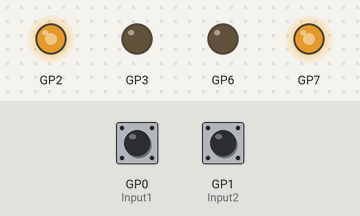
This program was run on a simulated Raspberry Pi Pico running CircuitPython. Shown: output pins drawn as LEDs (lit = HIGH). Inputs (shaded band) come from the test bench; at power-on: GP0 (Input1) LOW, GP1 (Input2) LOW.

Above: at 1.2 s.
1.3 s: GP0 (Input1) pulled HIGH for 0.15 s
At 1.39 s:
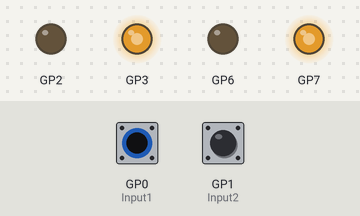
2.9 s: GP1 (Input2) pulled HIGH for 0.15 s
At 2.99 s:
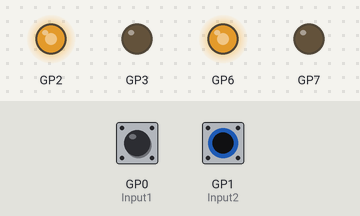
4.5 s: GP1 (Input2) pulled HIGH for 3.2 s
At 8.5 s:
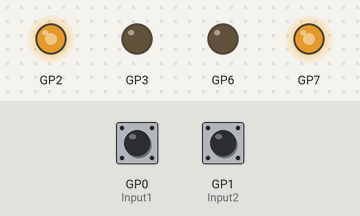
9.2 s: GP0 (Input1) pulled HIGH for 1 s
At 9.7 s:
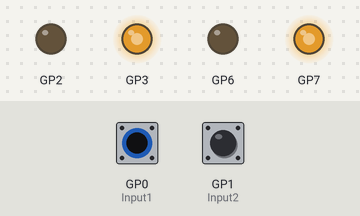
11.7 s: GP0 (Input1) pulled HIGH for 3.2 s
At 15.2 s:
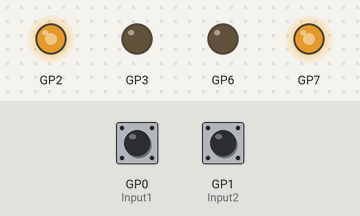
16.4 s: GP0 (Input1) driven HIGH and GP1 (Input2) driven HIGH
At 17.6 s:
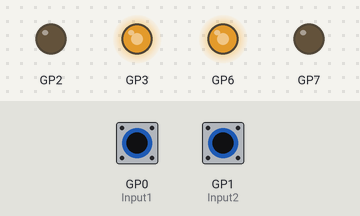
Timing chart, 0 to 18.9 s (numbered marks = the images above; inputs shaded):
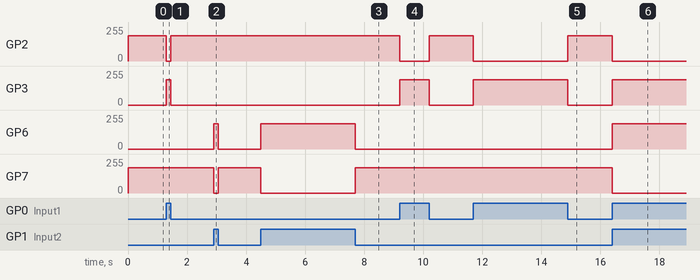

The program:

InputTest.py
```python
import PicoMotorDriver
import board
from digitalio import DigitalInOut, Direction, Pull

motor_board = PicoMotorDriver.KitronikPicoMotor()
directions = ["f","r"]

Input1 = DigitalInOut(board.GP0)
Input1.direction = Direction.INPUT
Input1.pull = Pull.DOWN

Input2 = DigitalInOut(board.GP1)
Input2.direction = Direction.INPUT
Input2.pull = Pull.DOWN

Input3 = DigitalInOut(board.GP26)
Input3.direction = Direction.INPUT
Input3.pull = Pull.UP

Input4 = DigitalInOut(board.GP27)
Input4.direction = Direction.INPUT
Input4.pull = Pull.UP


# Switch out Input 1 and 2 for Input 3 and 4 as part of testing

while True:
    if(Input1.value):
        direction1 = "f"
    else:
        direction1 = "r"
    if(Input2.value):
        direction2 = "f"
    else:
        direction2 = "r"
    motor_board.motorOn(1, direction1, 75)
    motor_board.motorOn(2, direction2, 75)
```

PicoMotorDriver.py
```python
#This is the CircuitPython version of the Pico motor driver library.
#It takes into account the differences with microPython.

import board
import time
import pwmio

class KitronikPicoMotor:
    #Pins 4 and 5 motor 1
    #Pins 9 and 10 motor 2
    #'Forward' is P5 or P9 driven high, with P4 or P10 held low.
    #'Reverse' is P4 or P10 driven high, with P5 or P9 held low

    #Driving the motor is simpler than the servo - just convert 0-100% to 0-65535 and push it to the PWM.
    def motorOn(self,motor, direction, speed):
        #cap speed to 0-100%
        if (speed<0):
            speed = 0
        elif (speed>100):
            speed=100
        #convert 0-100 to 0-65535
        PWM = int(speed*655.35)
        if motor == 1:
            if direction == "f":
                self.motor1Forward.duty_cycle = PWM
                self.motor1Reverse.duty_cycle = 0
            elif direction == "r":
                self.motor1Forward.duty_cycle = 0
                self.motor1Reverse.duty_cycle = PWM
            else:
                raise Exception("INVALID DIRECTION") #harsh, but at least you'll know
        elif motor == 2:
            if direction == "f":
                self.motor2Forward.duty_cycle = PWM
                self.motor2Reverse.duty_cycle = 0
            elif direction == "r":
                self.motor2Forward.duty_cycle = 0
                self.motor2Reverse.duty_cycle = PWM
            else:
                raise Exception("INVALID DIRECTION") #harsh, but at least you'll know
        else:
            raise Excetpion("INVALID MOTOR") #harsh, but at least you'll know
    #To turn off set the speed to 0...
    def motorOff(self,motor):
        self.motorOn(motor,"f",0)

    #################
    #Stepper Motors
    #################
    #this is only a basic full stepping.
    #speed sets the length of the pulses (and hence the speed...)
    #so is 'backwards' - the fastest that works reliably with the motors I have to hand is 20mS, but slower than that is good. tested to 2000 (2 seconds per step).

    def step(self,direction, steps, speed =20, holdPosition=False):

        if(direction =="f"):
            directions = ["f", "r"]
            coils = [1,2]
        elif (direction == "r"):
            directions = ["r", "f"]
            coils = [2,1]
        else:
            raise Exception("INVALID DIRECTION") #harsh, but at least you'll know
        while steps > 0:
            for direction in directions:
                if(steps == 0):
                    break
                for coil in coils:
                    self.motorOn(coil,direction,100)
                    time.sleep(speed/1000)
                    steps -=1
                    if(steps == 0):
                        break
    #to save power turn off the coils once we have finished.
    #this means the motor wont actively hold position.
        if(holdPosition == False):
            for coil in coils:
                self.motorOff(coil)

    #Step an angle. this is limited by the step resolution - so 200 steps is 1.8 degrees per step for instance.
    # a request for 20 degrees with 200 steps/rev will result in 11 steps - or 19.8 rather than 20.
    def stepAngle(self, direction, angle, speed =20, holdPosition=False, stepsPerRev=200):
        steps = int(angle/(360/stepsPerRev))
        print (steps)
        self.step(direction, steps, speed, holdPosition)

    #initialisation code for using:
    #defaluts to the standard pins and freq for the kitronik board, but could be overridden
    def __init__(self,Motor1ForwardPin = board.GP3,Motor1ReversePin = board.GP2,Motor2ForwardPin = board.GP6,Motor2ReversePin = board.GP7,PWMFreq = 10000):
        self.motor1Forward=pwmio.PWMOut(Motor1ForwardPin,frequency=PWMFreq)
        self.motor1Reverse=pwmio.PWMOut(Motor1ReversePin,frequency=PWMFreq)
        self.motor2Forward=pwmio.PWMOut(Motor2ForwardPin,frequency=PWMFreq)
        self.motor2Reverse=pwmio.PWMOut(Motor2ReversePin,frequency=PWMFreq)
```

Measured:
- after the input at 1.3 s, GP2: 191/255 → 0/255 at once, → 191/255 0.15 s later; GP3: 0/255 → 191/255 at once, → 0/255 0.15 s later
- after the input at 2.9 s, GP6: 0/255 → 191/255 at once, → 0/255 0.15 s later; GP7: 191/255 → 0/255 at once, → 191/255 0.15 s later
- after the input at 4.5 s, GP6: 0/255 → 191/255 at once, → 0/255 3.2 s later; GP7: 191/255 → 0/255 at once, → 191/255 3.2 s later
- after the input at 9.2 s, GP2: 191/255 → 0/255 at once, → 191/255 1.0 s later; GP3: 0/255 → 191/255 at once, → 0/255 1.0 s later
- after the input at 11.7 s, GP2: 191/255 → 0/255 at once, → 191/255 3.2 s later; GP3: 0/255 → 191/255 at once, → 0/255 3.2 s later
- after the input at 16.4 s, GP2, GP7: 191/255 → 0/255 at once; GP3, GP6: 0/255 → 191/255 at once
